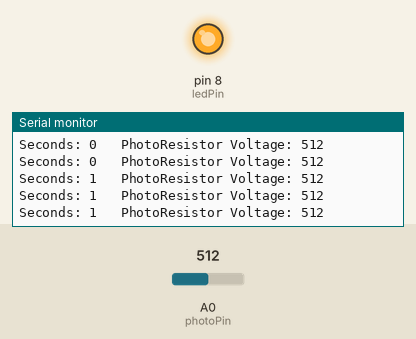
Simulated run of this sketch. Board: Arduino Uno, built with avr-gcc and run on an emulated ATmega328P. Shown: output pins drawn as LEDs (lit = HIGH), the last lines printed to the serial monitor. The test bench sets the inputs (shaded band); at power-on: A0 (photoPin) = 512.

Above: at 1.2 s.
1.3 s: A0 (photoPin) set to 106
At 1.4 s:
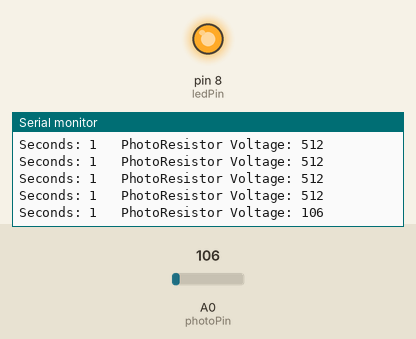
4.3 s: A0 (photoPin) set to 93
At 4.31 s:
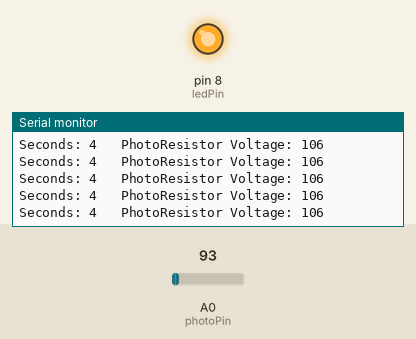
Timing chart, 0 to 7.3 s (numbered marks = the images above; inputs shaded):
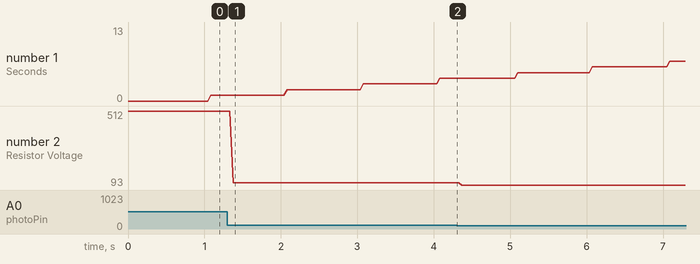

Measured:
- after the input at 1.3 s, the serial monitor: prints a new line after 0.07 s (image 1)
- plotted number 2: 512 → 106 after the input at 1.3 s, 106 → 93 after the input at 4.3 s

The sketch:

accel_sensor.ino
```cpp
/*
This file is arduino implementation that uses an led and photoresistor to
determine the rpm of a wheel
*/


//Dependencies
#include <Time.h>


//Some Globals
const int ledPin = 8;
const int photoPin = 0;
String valStr;
time_t t;

void setup() {
  //Defining pin modes
  pinMode(ledPin,OUTPUT);
  pinMode(photoPin,INPUT);

  //Setting LED high
  digitalWrite(ledPin,HIGH);

  //Begin Serial Monitor
  Serial.begin(9600);
}

void loop() {
  //val = analogRead(photoPin);
  //valStr = String(val,DEC);
  Serial.println("Seconds: "+String(second(),DEC)+"\t PhotoResistor Voltage: "+String(analogRead(photoPin),DEC));
}
```
